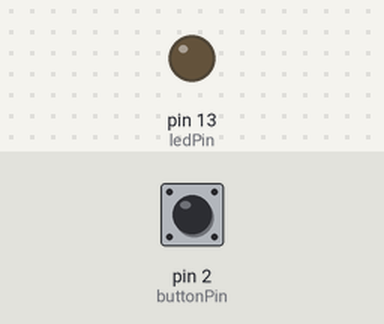
The sketch below on a simulated Arduino Mega 2560, built with avr-gcc and run on an emulated ATmega2560. On the bench: output pins drawn as LEDs (lit = HIGH). Dashed ring = blinking. The inputs (shaded band) are chosen by the test bench; at power-on: pin 2 (buttonPin) HIGH.

Above: at 1.2 s.
1.3 s: pin 2 (buttonPin) pulled LOW for 0.15 s
At 2.4 s:
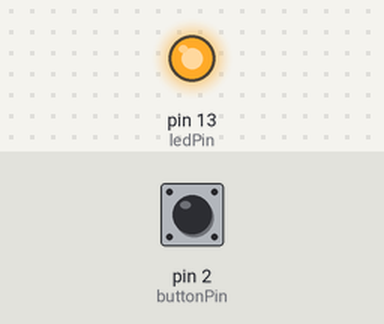
3.4 s: pin 2 (buttonPin) pulled LOW for 1 s
At 4.9 s:
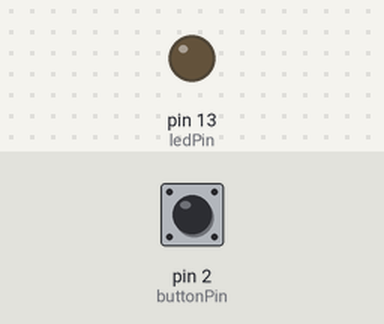
5.9 s: pin 2 (buttonPin) pulled LOW for 3.2 s
At 6.07 s:
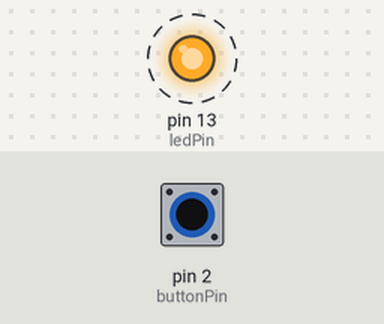
Timing chart, 0 to 10.8 s (numbered marks = the images above; inputs shaded):
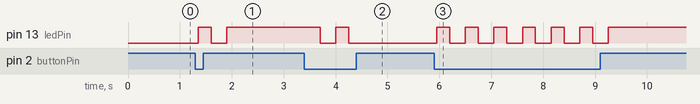

Measured:
- after the input at 1.3 s, pin 13 (ledPin): LOW → HIGH after 0.05 s, → LOW 0.25 s later, → HIGH 0.30 s later
- after the input at 3.4 s, pin 13 (ledPin): HIGH → LOW after 0.30 s, → HIGH 0.30 s later, → LOW 0.25 s later
- after the input at 5.9 s, pin 13 (ledPin): alternates HIGH for 0.25 s and LOW for 0.30 s, 13 changes in all, then stays HIGH, starting after 0.05 s

The sketch:

Btn_LED2.ino
```cpp
/*
  程式功能：
  此程式碼使用 Arduino Mega 2560 開發板，透過外部按鈕控制板載 LED 的亮滅。
  當按鈕被按下時，LED 會閃爍；當按鈕被放開時，LED 會恆亮或恆滅。

  Program Function:
  This code uses the Arduino Mega 2560 development board to control the onboard LED
  by an external button. The LED will flash when the button is pressed,
  and stay on or off when the button is released.
*/

// 定義板載 LED 連接的腳位
// Define the pin connected to the onboard LED
const int ledPin = 13;

// 定義按鈕連接的腳位
// Define the pin connected to the button
const int buttonPin = 2;

// 變數用於儲存按鈕的狀態
// Variable to store the state of the button
int buttonState = 0;

// 變數用於儲存上一個按鈕的狀態
// Variable to store the previous state of the button
int lastButtonState = 1; // 初始化為 1，假設按鈕初始狀態為未按下
                           // Initialize to 1, assuming the button is not pressed initially

// 變數用於儲存 LED 的狀態
// Variable to store the state of the LED
bool ledOn = false; // 初始化為 false，表示 LED 初始狀態為熄滅
                      // Initialize to false, indicating the LED is off initially

void setup() {
  // 設定 LED 腳位為輸出模式
  // Set the LED pin as an output
  pinMode(ledPin, OUTPUT);

  // 設定按鈕腳位為輸入模式，並啟用內部上拉電阻
  // Set the button pin as an input with internal pull-up resistor enabled
  pinMode(buttonPin, INPUT_PULLUP);
}

void loop() {
  // 讀取按鈕的狀態
  // Read the state of the button
  buttonState = digitalRead(buttonPin);

  // 比較當前按鈕狀態和上一個按鈕狀態
  // Compare the current button state with the previous button state
  if (buttonState != lastButtonState) {
    // 如果按鈕狀態發生變化
    // If the button state has changed
    if (buttonState == LOW) { // 如果按鈕被按下
      // If the button is pressed
      // 切換 LED 的狀態
      // Toggle the LED state
      ledOn = !ledOn;
    }
    // 更新上一個按鈕的狀態
    // Update the previous button state
    lastButtonState = buttonState;
  }
  delay(50); // 加入延遲，減少按鍵抖動的影響
              // Add a delay to reduce button debounce effect

  // 根據按鈕狀態和 LED 狀態控制 LED 的亮滅
  // Control the LED on/off based on the button state and LED state
  if (buttonState == LOW) {
    // 如果按鈕被按下，閃爍 LED
    // If the button is pressed, flash the LED
    flashLED();
  } else {
    // 如果按鈕未被按下，根據 LED 狀態恆亮或恆滅 LED
    // If the button is not pressed, keep the LED on or off based on its state
    digitalWrite(ledPin, ledOn ? HIGH : LOW);
  }
}

// 閃爍 LED 副程式
// Flash LED subroutine
void flashLED() {
  digitalWrite(ledPin, HIGH);
  delay(250);
  digitalWrite(ledPin, LOW);
  delay(250);
}
```
